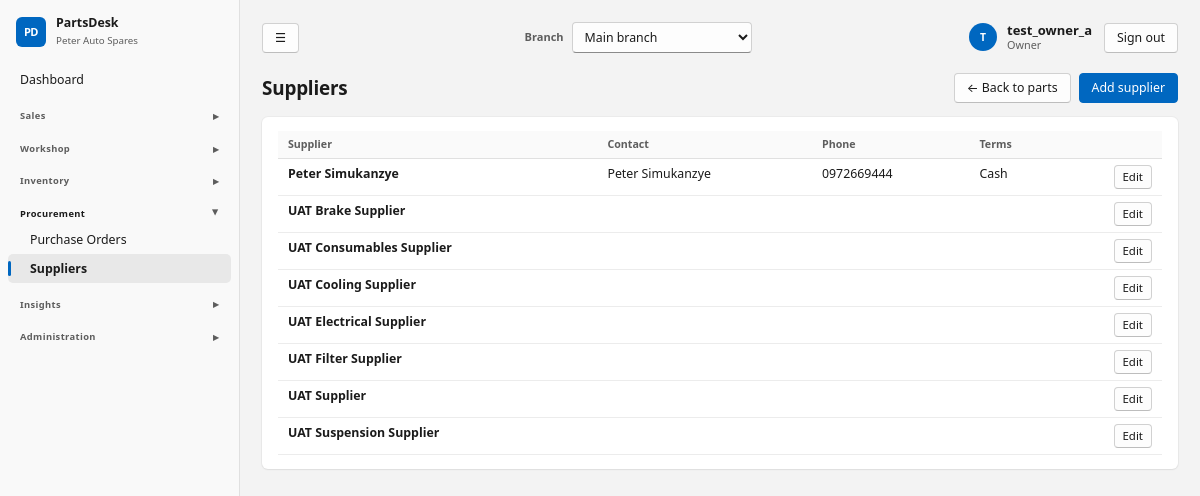
Screenshot of /catalog/suppliers/ (signed in) with the database file from the repository.
### core/models.py (models this page shows, shortened)
class ShopSettings(TrackedModel):
    tenant = models.OneToOneField(Tenant, on_delete=models.CASCADE, related_name="settings")
    shop_name = models.CharField(max_length=120, default="My Spare Parts Shop")
    address = models.TextField(blank=True)
    phone = models.CharField(max_length=60, blank=True)
    email = models.EmailField(blank=True)
    tax_id = models.CharField("Tax / TPIN number", max_length=60, blank=True)
    currency_symbol = models.CharField(max_length=8, default="$")
    tax_name = models.CharField(max_length=20, default="VAT")
    tax_rate = models.DecimalField("Tax rate %", max_digits=5, decimal_places=2, default=Decimal("0"))
    prices_include_tax = models.BooleanField(default=True, help_text="Untick if prices are entered before tax.")
    counter_max_discount = models.DecimalField(
        "Max discount % for counter staff", max_digits=5, decimal_places=2, default=Decimal("10"),
        help_text="Managers and the owner can exceed this.")
    default_labour_rate = models.DecimalField("Default labour rate per hour", max_digits=10, decimal_places=2, default=Decimal("0"))
    invoice_footer = models.CharField(max_length=200, blank=True, default="Thank you for your business.")
    class Meta:
        verbose_name_plural = "shop settings"
    @classmethod
    def get(cls, tenant):
        obj, _ = cls.objects.get_or_create(tenant=tenant)
        return obj

class User(AbstractUser):
    class Role(models.TextChoices):
        OWNER = "owner", "Owner"
        MANAGER = "manager", "Manager"
        COUNTER = "counter", "Counter sales"
        MECHANIC = "mechanic", "Mechanic"
        STOREKEEPER = "storekeeper", "Storekeeper"
    role = models.CharField(max_length=20, choices=Role.choices, default=Role.COUNTER)
    tenant = models.ForeignKey(Tenant, null=True, blank=True, on_delete=models.PROTECT, related_name="users")
    branches = models.ManyToManyField(Branch, blank=True, related_name="staff")
    @property
    def display_name(self):
        return self.get_full_name() or self.username

### catalog/models.py (models this page shows, shortened)
class Supplier(TrackedModel):
    tenant = models.ForeignKey(Tenant, on_delete=models.PROTECT)
    name = models.CharField(max_length=120)
    contact_person = models.CharField(max_length=120, blank=True)
    phone = models.CharField(max_length=60, blank=True)
    email = models.EmailField(blank=True)
    address = models.TextField(blank=True)
    payment_terms = models.CharField(max_length=120, blank=True)
    notes = models.TextField(blank=True)
    is_active = models.BooleanField(default=True)
    class Meta:
        ordering = ["name"]
        constraints = [models.UniqueConstraint(fields=["tenant", "name"], name="supplier_tenant_name")]

### catalog/views.py (the view)
# urls.py: path("suppliers/", views.SupplierList.as_view(), name="supplier_list"),
class SupplierList(RoleRequiredMixin, ListView):
    allowed_roles = STOCK
    model = Supplier
    template_name = "catalog/supplier_list.html"
    context_object_name = "suppliers"
    extra_context = {"page_title": "Suppliers"}
    def get_queryset(self):
        return Supplier.objects.filter(tenant=self.request.tenant)

### core/audit.py (called while the page is built)
@contextmanager
def audit_context(**values):
    token = _current.set(dict(_current.get(), **values))
    try:
        yield
    finally:
        _current.reset(token)

def metadata(request):
    try:
        address = str(ip_address(request.META.get('REMOTE_ADDR', '')))
    except ValueError:
        address = None
    match = request.resolver_match
    return dict(request_id=request.audit_request_id, ip_address=address,
                route=(match.view_name if match else 'unmatched')[:100], method=request.method[:10])

### core/models.py (called while the page is built)
    def save(self, *args, **kwargs):
        if not self._state.adding:
            raise ValueError("Audit records cannot be edited.")
        return super().save(*args, **kwargs)

### core/navigation.py (called while the page is built)
def page_back_link(request):
    if request is None or not request.user.is_authenticated:
        return None
    match = request.resolver_match
    name = match.url_name if match else None
    if name == 'dashboard':
        return None
    kwargs = {}
    if name == 'vehicle_create':
        if 'pk' in match.kwargs:
            target, label = 'customer_detail', 'Back to customer'
            kwargs = {'pk': match.kwargs['pk']}
        else:
            target, label = 'vehicle_list', 'Back to vehicles'
    elif name in RECORD_PARENTS:
        target, label = RECORD_PARENTS[name]
        kwargs = {'pk': match.kwargs['pk']}
    else:
        if name not in PARENTS:
            return None
        target, label = PARENTS[name]
    return {'url': reverse(target, kwargs=kwargs), 'label': label}

### core/permissions.py (called while the page is built)
    def test_func(self):
        user = self.request.user
        return user.is_authenticated and self.request.branch is not None and (
            self.allowed_roles is None or user.role in self.allowed_roles
        )

### core/templatetags/ui.py (called while the page is built)
@register.simple_tag(takes_context=True)
def page_back_link(context):
    from core.navigation import page_back_link as destination
    return destination(context.get("request"))

### core/tenancy.py (called while the page is built)
def allowed_branches(user):
    if not user.is_authenticated or not user.is_active or not user.tenant_id:
        return Branch.objects.none()
    qs = Branch.objects.filter(tenant_id=user.tenant_id, tenant__is_active=True, is_active=True)
    if user.role != User.Role.OWNER:
        qs = qs.filter(staff=user)
    return qs

### templates/catalog/supplier_list.html
{% extends "base.html" %}
{% block actions %}<a class="btn primary" href="{% url 'supplier_create' %}">Add supplier</a>{% endblock %}
{% block content %}<section class="card"><div class="tablewrap"><table><thead><tr><th>Supplier</th><th>Contact</th><th>Phone</th><th>Terms</th><th></th></tr></thead><tbody>
{% for s in suppliers %}<tr><td><strong>{{ s.name }}</strong>{% if not s.is_active %} <span class="badge b-bad">Inactive</span>{% endif %}</td><td>{{ s.contact_person }}</td><td>{{ s.phone }}</td><td>{{ s.payment_terms }}</td><td class="num"><a class="btn sm" href="{% url 'supplier_edit' s.pk %}">Edit</a></td></tr>
{% empty %}<tr><td colspan="5" class="empty">No suppliers yet.</td></tr>{% endfor %}</tbody></table></div></section>{% endblock %}

### templates/base.html (shortened to what this page needs)
{% load static ui %}<!doctype html>
<html lang="en">
<head>
<link rel="stylesheet" href="{% static 'css/app.css' %}">
</head>
<body data-print-log-url="{% url 'log_print_request' %}" {% if auto_print %}data-autoprint="1"{% endif %}>
<div class="app">
  <aside class="side no-print">
    <div class="brand"><span class="brand-mark">PD</span><div><strong>PartsDesk</strong><small>{{ shop.shop_name }}</small></div></div>
    <nav>{% for g in nav %}{% if g.title %}<details class="nav-group" {% if g.open %}open{% endif %}><summary>{{ g.title }}</summary>{% for item in g.items %}<a href="{{ item.url }}" class="{% if item.active %}on{% endif %}">{{ item.label }}</a>{% endfor %}</details>{% else %}{% for item in g.items %}<a href="{{ item.url }}" class="{% if item.active %}on{% endif %}">{{ item.label }}</a>{% endfor %}{% endif %}{% endfor %}</nav>
  </aside>
  <main class="main">
    <div class="topbar no-print">
      <button type="button" class="btn nav-toggle" id="nav-toggle" aria-label="Toggle menu" title="Show/hide menu">&#9776;</button>
      {% if branches %}<form method="post" action="{% url 'switch_branch' %}" class="branch-switch">{% csrf_token %}
        <label for="branch-select">Branch</label>
        <select id="branch-select" name="branch_id" onchange="this.form.submit()">{% for b in branches %}<option value="{{ b.pk }}" {% if b.pk == active_branch.pk %}selected{% endif %}>{{ b.name }}</option>{% endfor %}</select>
        <noscript><button type="submit">Switch</button></noscript></form>{% endif %}
      <div class="topbar-user"><a href="{% url 'profile' %}" class="user-chip"><span class="avatar">{{ user.display_name|slice:":1"|upper }}</span><span><strong>{{ user.display_name }}</strong><small>{{ user.get_role_display }}</small></span></a>
        <form method="post" action="{% url 'logout' %}">{% csrf_token %}<button type="submit" class="btn">Sign out</button></form></div>
    </div>
    <header class="top"><h1>{% block page_heading %}{{ page_title }}{% endblock %}</h1><div class="actions">{% page_back_link as back %}{% if back %}<a class="btn no-print" href="{{ back.url }}" aria-label="{{ back.label }}">&larr; {{ back.label }}</a>{% endif %}{% block actions %}{% endblock %}</div></header>
    {% block content %}{% endblock %}
  </main>
</div>
</body>
</html>

### rows the page displays
ShopSettings: shop_name "Peter Auto Spares"
User: display_name "T", display_name "test_owner_a", role "Owner"
Supplier: name "Peter Simukanzye", contact_person "Peter Simukanzye", phone "0972669444", payment_terms "Cash"
Supplier: name "UAT Brake Supplier"
Supplier: name "UAT Consumables Supplier"
Supplier: name "UAT Cooling Supplier"
Supplier: name "UAT Electrical Supplier"
Supplier: name "UAT Filter Supplier"
Supplier: name "UAT Supplier"
Supplier: name "UAT Suspension Supplier"

### other values shown
{{ item.label }} "Dashboard"
{{ g.title }} "Sales" "Workshop" "Inventory" "Procurement" "Insights" "Administration"
{{ item.label }} "Purchase Orders" "Suppliers"
{{ page_title }} "Suppliers"
{{ back.label }} "Back to parts"
form field branch_id "Main branch"
